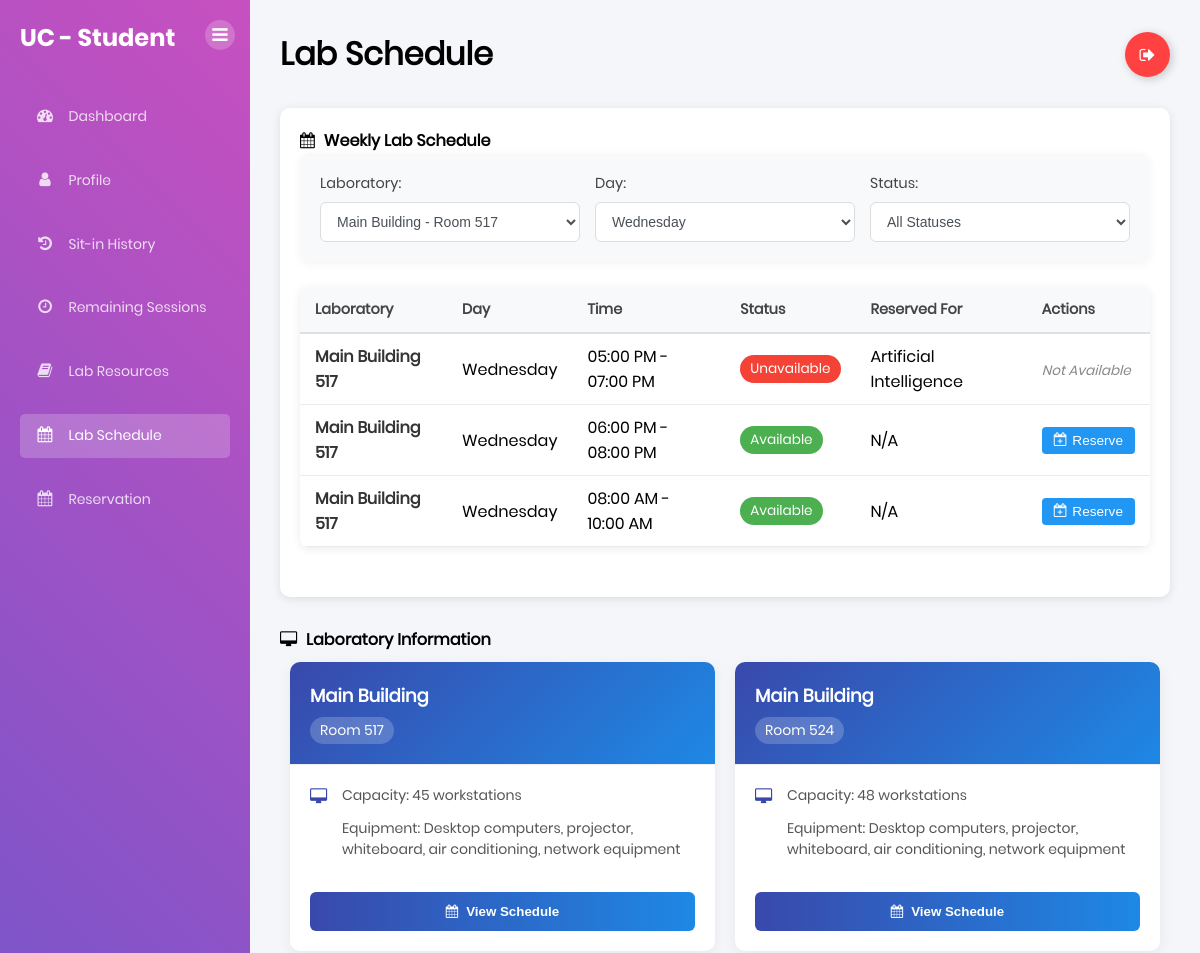
Before: /student/lab-schedule (signed in, upper part) with the older database file.
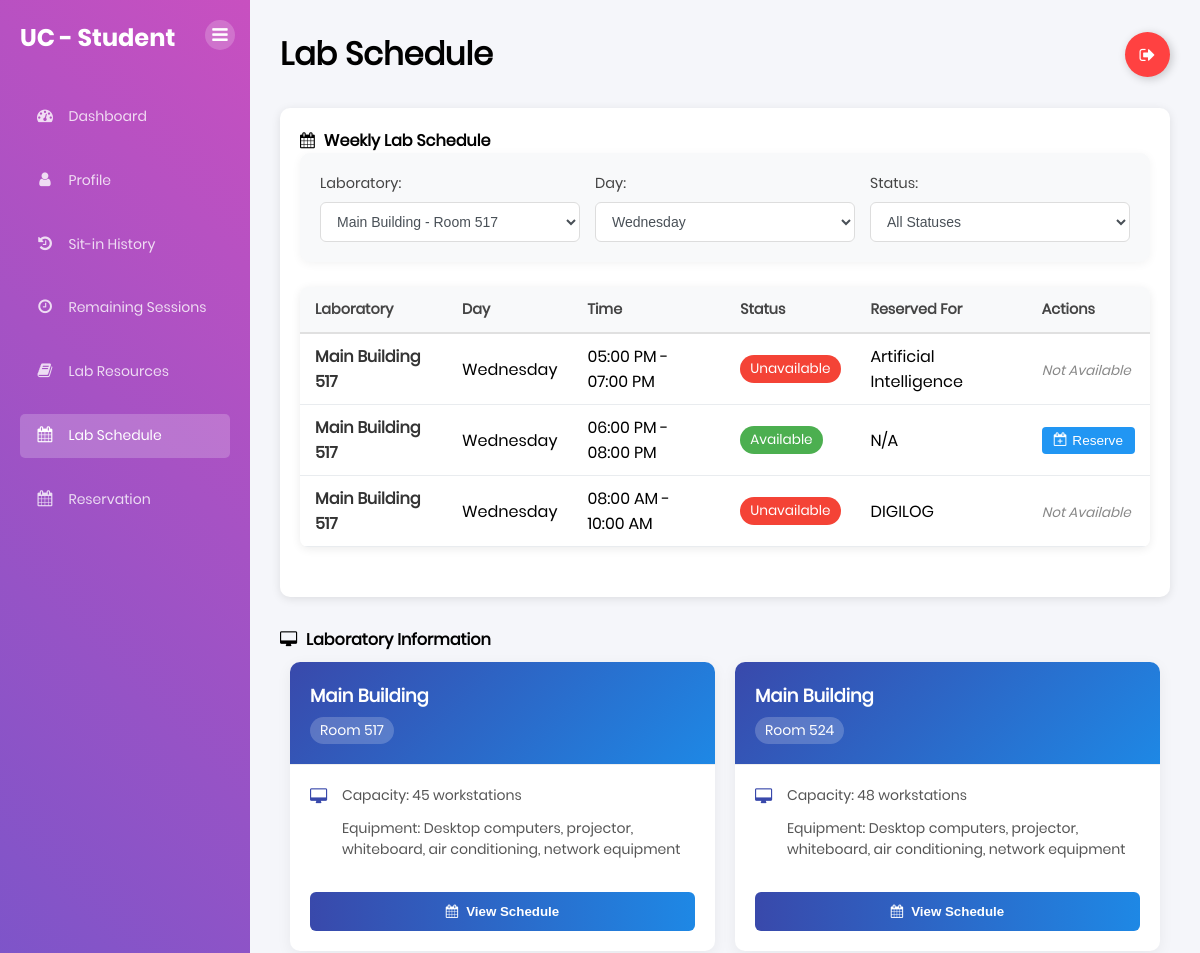
After: the same page with the newer database file.
### tables this page shows
CREATE TABLE lab_schedules (
    schedule_id INTEGER PRIMARY KEY,
    lab_id INTEGER NOT NULL,
    day_of_week TEXT NOT NULL CHECK (day_of_week IN ('Monday', 'Tuesday', 'Wednesday', 'Thursday', 'Friday', 'Saturday', 'Sunday')),
    start_time TIME NOT NULL,
    end_time TIME NOT NULL,
    is_available BOOLEAN DEFAULT 1,
    reserved_for TEXT,
    FOREIGN KEY (lab_id) REFERENCES laboratories(lab_id),
    UNIQUE(lab_id, day_of_week, start_time)
);

CREATE TABLE laboratories (
    lab_id INTEGER PRIMARY KEY,
    room_number TEXT NOT NULL UNIQUE,
    building TEXT,
    capacity INTEGER NOT NULL,
    description TEXT,
    equipment TEXT,
    status TEXT DEFAULT 'Available' CHECK (status IN ('Available', 'Maintenance', 'Reserved', 'Closed')),
    created_at TIMESTAMP DEFAULT CURRENT_TIMESTAMP,
    updated_at TIMESTAMP DEFAULT CURRENT_TIMESTAMP
);

### app.py (the view)
@app.route('/student/lab-schedule')
def student_lab_schedule():
    if 'user' not in session:
        flash('Access denied: Student login required', 'danger')
        return redirect(url_for('home'))
    conn = get_db_connection()
    cursor = conn.cursor()
    cursor.execute('''
        SELECT lab_id, building, room_number, capacity, equipment
        FROM laboratories
        ORDER BY building, room_number
    ''')
    labs = [dict(row) for row in cursor.fetchall()]
    cursor.execute('''
        SELECT
            s.schedule_id,
            l.lab_id,
            l.building,
            l.room_number,
            s.day_of_week as day,
            s.start_time,
            s.end_time,
            s.is_available,
            s.reserved_for
        FROM lab_schedules s
        JOIN laboratories l ON s.lab_id = l.lab_id
        ORDER BY s.day_of_week, s.start_time
    ''')
    schedules = [dict(row) for row in cursor.fetchall()]
    time_slots_24h = [
        "07:00 - 08:00", "08:00 - 09:00", "09:00 - 10:00", "10:00 - 11:00",
        "11:00 - 12:00", "12:00 - 13:00", "13:00 - 14:00", "14:00 - 15:00",
        "15:00 - 16:00", "16:00 - 17:00", "17:00 - 18:00", "18:00 - 19:00",
        "19:00 - 20:00", "20:00 - 21:00"
    ]
    time_slots = []
    for slot in time_slots_24h:
        start, end = slot.split(' - ')
        formatted_start = format_time(start)
        formatted_end = format_time(end)
        time_slots.append(f"{formatted_start} - {formatted_end}")
    cursor.close()
    conn.close()
    return render_template('student_lab_schedule.html', labs=labs, schedules=schedules, time_slots=time_slots, default_lab_id=517)

### app.py (called while the page is built)
def get_db_connection():
    conn = sqlite3.connect("users.db")
    conn.row_factory = sqlite3.Row
    return conn

@app.after_request
def add_header(response):
    response.headers["Cache-Control"] = "no-cache, no-store, must-revalidate"
    response.headers["Pragma"] = "no-cache"
    response.headers["Expires"] = "0"
    return response

def format_time(value):
    try:
        dt = datetime.strptime(value, '%Y-%m-%d %H:%M:%S')
        return dt.strftime('%I:%M %p')
    except ValueError:
        try:
            if ':' in value:
                if len(value.split(':')) == 2:
                    dt = datetime.strptime(value, '%H:%M')
                else:
                    dt = datetime.strptime(value, '%H:%M:%S')
                return dt.strftime('%I:%M %p')
        except ValueError:
            return value

### templates/student_lab_schedule.html (shortened to what the changed rows need)
{% extends 'base.html' %} {% block content %}
<div class="dashboard-container">
  <div class="sidebar">
    <div class="sidebar-header">
      <h2>UC - Student</h2>
    </div>
  </div>
  <div class="main-content">
    <div class="header">
      <h1>Lab Schedule</h1>
    </div>
    <div class="content-row">
      <div class="schedule-card" style="width: 100%">
        <div class="schedule-container">
          <table class="schedule-table">
            <thead>
              <tr>
                <th>Laboratory</th>
                <th>Day</th>
                <th>Time</th>
                <th>Status</th>
                <th>Reserved For</th>
                <th>Actions</th>
              </tr>
            </thead>
            <tbody>
              {% for schedule in schedules %}
              <tr class="schedule-row"
                  data-lab-id="{{ schedule.lab_id }}"
                  data-day="{{ schedule.day }}"
                  data-status="{{ 'Available' if schedule.is_available else 'Unavailable' }}">
                <td>
                  <span class="lab-badge">{{ schedule.building }} {{ schedule.room_number }}</span>
                </td>
                <td>{{ schedule.day }}</td>
                <td>{{ schedule.start_time|format_time }} - {{ schedule.end_time|format_time }}</td>
                <td>
                  <span class="status-badge status-{{ 'available' if schedule.is_available else 'unavailable' }}">
                    {% if schedule.is_available %}Available{% else %}Unavailable{% endif %}
                  </span>
                </td>
                <td>{{ schedule.reserved_for if schedule.reserved_for else 'N/A' }}</td>
                <td class="actions-cell">
                  {% if schedule.is_available %}
                  <button class="reserve-btn" onclick="showReservationModal('{{ schedule.schedule_id }}')">
                    <i class="fa fa-calendar-plus-o"></i> Reserve
                  </button>
                  {% else %}
                  <span class="unavailable-text">Not Available</span>
                  {% endif %}
                </td>
              </tr>
              {% endfor %}
            </tbody>
          </table>
        </div>
      </div>
    </div>
  </div>
</div>
{% endblock %}

Changed rows visible on the page:
changed lab_schedules "08:00 AM": reserved_for "N/A" → "DIGILOG"; is_available "Available Reserve" → "Unavailable Not Available"
